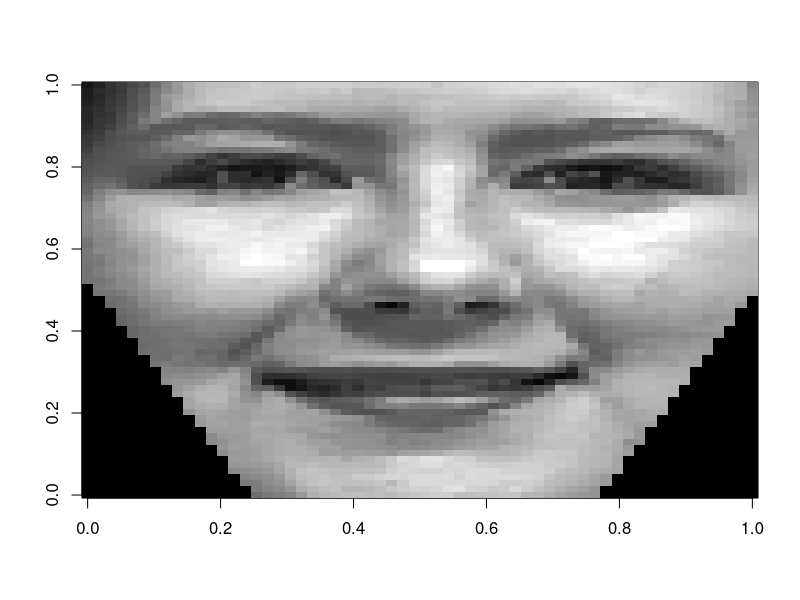

Source code (R): (Note: this script raises an error after producing the figure.)
###### Classifieurs sur les expressions du visage ######  
library(caret)

#### Obtention des données 
data_expressions <- read.csv("data/expressions_train.txt",sep = " ")

X_expressions <- data_expressions[,1:4200]
y_expressions <-data_expressions$y

table(y_expressions)

I<-matrix(as.matrix(X_expressions[14,]),60,70)
I1 <- apply(I, 1, rev)
image(t(I1),col=gray(0:255 / 255))
#image(matrix(unlist(I1),ncol=70, byrow =TRUE ),col=gray(0:255 / 255))

#### Separation train-test

n=nrow(data_expressions)
ntrain=ceiling(n*2/3)
ntst=n-ntrain
train<-sample(1:n,ntrain)
data_expressions.test<-data_expressions[-train,]
data_expressions.train<-data_expressions[train,]


############################### Models ############################### 


#################### SVM linear #################### 
#data_expressions$y <- as.factor(as.integer(data_expressions))

n_folds <- 10
folds_i <- sample(rep(1:n_folds, length.out = ntrain)) # !!! le ntrain doit correspondre à la taille du dataset que l'on utilisera dans la boucle de cross validation 
table(folds_i) # Pas le même nombre d'éléments 
CV<-rep(0,10)
for (k in 1:n_folds) {# we loop on the number of folds, to build k models
  test_i <- which(folds_i == k)
  # les datasets entre le fit et le predict doivent être les mêmes car c'est le même dataset que l'on divise en k-fold 
  # on peut utiliser le data set complet ou seulement le train et avoir une idée finale de la performance sur le test
  train_xy <- data_expressions[-test_i, ]
  test_xy <- data_expressions[test_i, ]
  print(k)
  model_svmLinear <- caret::train(train_xy[,1:4200],train_xy$y,method='svmLinear',trControl= trainControl(
    method = "cv",
    number =10,
    verboseIter = TRUE))
  predictions_svmLinear<-predict.train(object=model_svmLinear,test_xy[,1:4200])
  cf_svmLinear<-caret::confusionMatrix(data= predictions_svmLinear,reference=test_xy$y) 
  CV[k]<- cf_svmLinear$overall["Accuracy"]
}
CVerror= sum(CV)/length(CV)
CV
CVerror
cf
test_xy$y
predictions_svmLinear
I<-matrix(as.matrix(test_xy[4,1:4200]),60,70)
I1 <- apply(I, 1, rev)
image(t(I1),col=gray(0:255 / 255))


#################### SVM radial #################### 
#data_expressions$y <- as.factor(as.integer(data_expressions))

n_folds <- 1
folds_i <- sample(rep(1:n_folds, length.out = 36)) # !!! le ntrain doit correspondre à la taille du dataset que l'on utilisera dans la boucle de cross validation 
table(folds_i) # Pas le même nombre d'éléments 
CV<-rep(0,n_folds)
for (k in 1:n_folds) {# we loop on the number of folds, to build k models
  test_i <- which(folds_i == k)
  # les datasets entre le fit et le predict doivent être les mêmes car c'est le même dataset que l'on divise en k-fold 
  # on peut utiliser le data set complet ou seulement le train et avoir une idée finale de la performance sur le test
  train_xy <- data_expressions[-test_i, ]
  test_xy <- data_expressions[test_i, ]
  print(k)
  model_svmRadial <- caret::train(train_xy[,1:4200],train_xy$y,method='mlp',trControl= trainControl(
    method = "cv",
    number =10,
    verboseIter = TRUE))
  predictions_svmRadial<-predict.train(object=model_svmRadial,test_xy[,1:4200])
  cf_svmRadial<-caret::confusionMatrix(data= predictions_svmRadial,reference=test_xy$y) 
  CV[k]<- cf_svmLinear$overall["Accuracy"]
}
CVerror= sum(CV)/length(CV)
CV
CVerror
dim(train_xy)
dim(test_xy)
dim(data_expressions)
test_xy$y
cf
TEST <-confusionMatrix(test_xy$y,predictions_svmRadial)
TEST$
predictions_svmRadial
I<-matrix(as.matrix(test_xy[4,1:4200]),60,70)
I1 <- apply(I, 1, rev)
image(t(I1),col=gray(0:255 / 255))







################## XGBOOST ################## 
